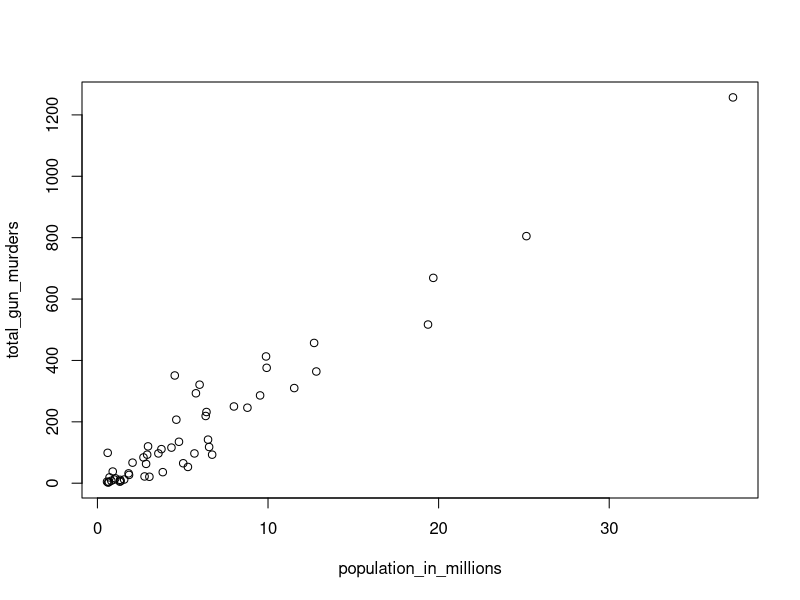
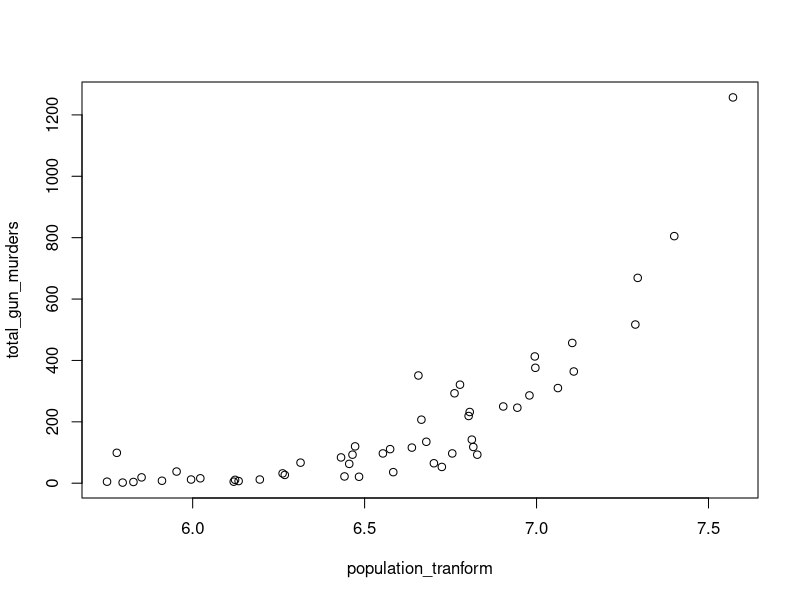
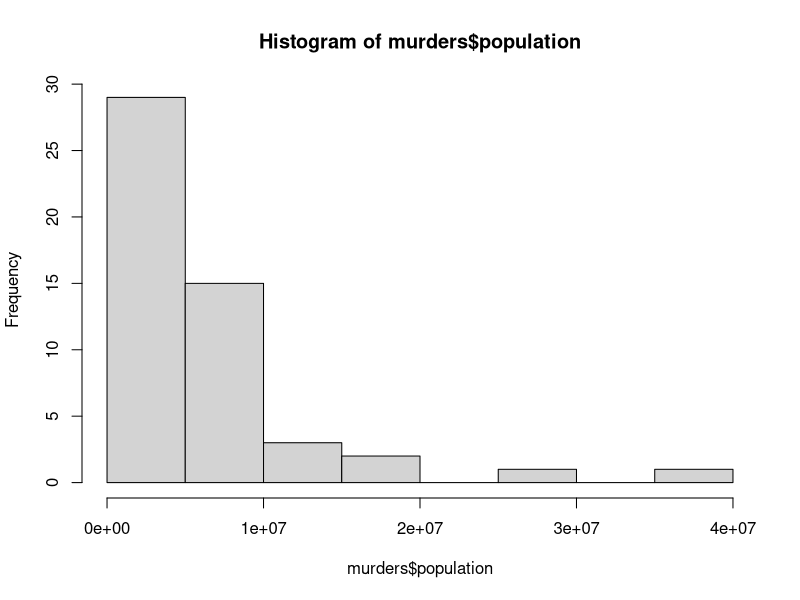
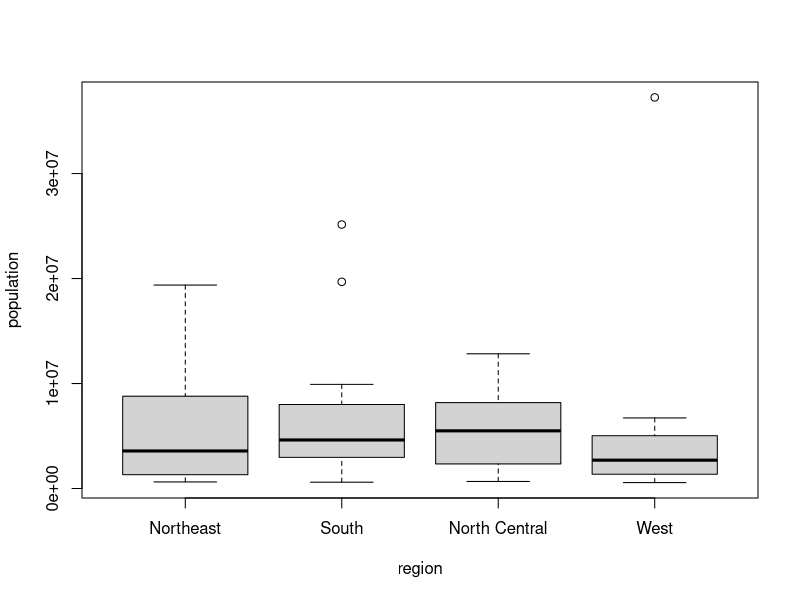

The R source for these figures, in order:
## ---- chunk 1
knitr::opts_chunk$set(echo = TRUE)
## ---- chunk 2
library(dslabs)
data("murders") 
## ---- chunk 3
pop <- murders$population
pop <- sort(pop)
print(pop[1])
## ---- chunk 4
print(order(murders$population)[1])
## ---- chunk 5
print(which.min(murders$population))
## ---- chunk 6

murders$state[which.min(murders$population)] 
## ---- chunk 7
temp <- c(35, 88, 42, 84, 81, 30)
city <- c("Beijing", "Lagos", "Paris", "Rio de Janeiro",
"San Juan", "Toronto")
city_temps <- data.frame(name = city, temperature = temp) 

## ---- chunk 8
ranks <- rank(city_temps)
my_df <- data.frame(name = city, rank = ranks) 
print(my_df)
## ---- chunk 9
index <- order(city_temps$temperature)
my_df <- data.frame(name = city_temps$name[index], temperature = city_temps$temperature[index]) 
print(my_df)
## ---- chunk 10
population_in_millions <- murders$population/10^6
total_gun_murders <- murders$total
plot(population_in_millions, total_gun_murders) 
## ---- chunk 11
population_tranform <- log10(murders$population)
total_gun_murders <- murders$total
plot(population_tranform, total_gun_murders)
## ---- chunk 12
hist(murders$population)

## ---- chunk 13
boxplot(population~region, data = murders)
